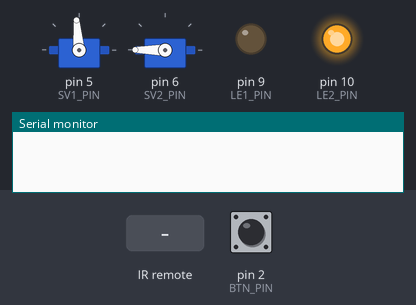
Simulated run of this sketch. Board: Arduino Uno, built with avr-gcc and run on an emulated ATmega328P. Shown: 2 × servo, output pins drawn as LEDs (lit = HIGH), the last lines printed to the serial monitor. The inputs (shaded band) are chosen by the test bench; at power-on: pin 2 (BTN_PIN) HIGH. Random numbers use the default seed unless the sketch sets one; the audio player accepts every command and is not drawn.

Above: at 4.7 s.
4.8 s: pin 2 (BTN_PIN) pulled LOW for 3.2 s
At 6.67 s:
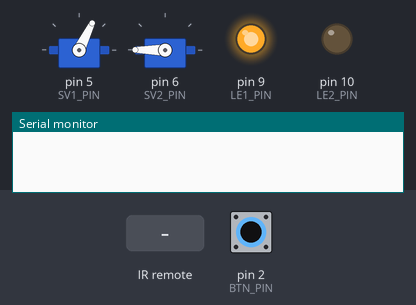
At 8.94 s:
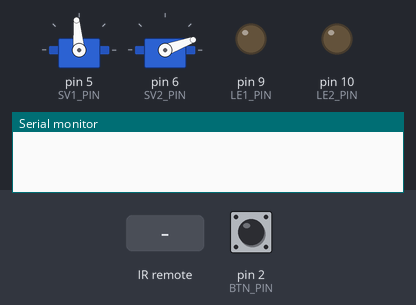
9.5 s: infrared code 0xFFFFFFFF received
12.5 s: pin 2 (BTN_PIN) pulled LOW for 1 s
At 14.12 s:
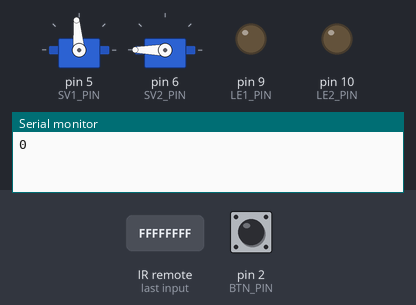
15.5 s: infrared code 0xFF629D received
18.5 s: infrared code 0xFFA857 received
Timing chart, 0 to 22.5 s (numbered marks = the images above; inputs shaded):
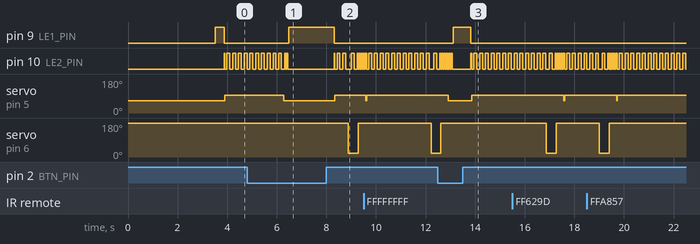

The sketch:

Useless_Box.ino
```cpp
#include "SoftwareSerial.h"
#include "DFRobotDFPlayerMini.h"
#include "IRremote.h"
#include "Servo.h"

// PIN CONFIG:

/*
   PWM: 3, 5, 6, 9, 10, and 11. Provide 8-bit PWM output with the analogWrite() function.
*/

// pin configuration:
const int BTN_PIN = 2;    // trigger button pin
const int SV1_PIN = 5;    // servo 1 (door) pin
const int SV2_PIN = 6;    // servo 2 (hand) pin
const int MRX_PIN = 8;    // mp3 RX pin
const int MTX_PIN = 7;    // mp3 TX pin
const int LE1_PIN = 9;    // led 1 (green) pin
const int LE2_PIN = 10;   // led 2 (red) pin
const int RCV_PIN = 12;   // IR receiver pin

// Remote Controller:

const long REMOTE_KEY_ANY = 0xFFFFFFFF;
const long REMOTE_KEY_UP = 0xFF629D;
const long REMOTE_KEY_DOWN = 0xFFA857;
const long REMOTE_KEY_LEFT = 0xFF22DD;
const long REMOTE_KEY_RIGHT = 0xFFC23D;
const long REMOTE_KEY_NUM_0 = 0xFF4AB5;
const long REMOTE_KEY_NUM_1 = 0xFF6897;
const long REMOTE_KEY_NUM_2 = 0xFF9867;
const long REMOTE_KEY_NUM_3 = 0xFFB04F;
const long REMOTE_KEY_NUM_4 = 0xFF30CF;
const long REMOTE_KEY_NUM_5 = 0xFF18E7;
const long REMOTE_KEY_NUM_6 = 0xFF7A85;
const long REMOTE_KEY_NUM_7 = 0xFF10EF;
const long REMOTE_KEY_NUM_8 = 0xFF38C7;
const long REMOTE_KEY_NUM_9 = 0xFF5AA5;
const long REMOTE_KEY_STAR = 0xFF42BD;
const long REMOTE_KEY_HASH = 0xFF52AD;
const long REMOTE_KEY_OK = 0xFF02FD;

IRrecv irrecv(RCV_PIN);
decode_results results;
long lastPressed;

enum BoxState {BOX_STATE_NONE, BOX_STATE_IDLE, BOX_STATE_ATTACK, BOX_STATE_DECAY, BOX_STATE_SUSTAIN, BOX_STATE_RELEASE };  // states enum
//const String NAMES[] = {"None", "Idle", "Attack", "Decay", "Sustain", "Release"};               // state names (used for debugging)

const int SV1_ANGLE1 = 64;                // chest closed angle
const int SV1_ANGLE2 = 95;                // chest opened angle
const int SV2_ANGLE1 = 220;               // hand closed angle
const int SV2_ANGLE2 = 20;                // hand opened angle

const int MUSIC_VOLUME = 15;              // music volume
const int MUSIC_DELAY_MIN = 300;          // min music delay
const int MUSIC_DELAY_MAX = 4000;         // max music delay

const bool debug = true;                  // debugger

BoxState currentState = BOX_STATE_IDLE;   // current state
BoxState lastState = BOX_STATE_NONE;      // last state
BoxState nextState = BOX_STATE_NONE;      // next state after reaching nextStamMS delay
bool changedState = false;                // true if state changed in this iteration
long startMS = millis();                  // start time in milliseconds
long stampMS = millis();                  // time stamp in milliseconds
long nextStampMS = 0;                     // delay in milliseconds until the next time stamp
int iterHigh = 0;                         // HIGH trigger button signal iterations counter
int iterHighTreshold = 500;               // HIGH trigger button threshold, after exceeding we know it is really HIGH
int folderNum = 1;                        // mp3 folder number
const int folderNumMax = 3;               // mp3 folder number max
int trackNum = 1;                         // mp3 track number from folderNum
const int trackNumMax = 9;                // mp3 track number max

Servo servo1;
Servo servo2;
SoftwareSerial mySoftwareSerial(MRX_PIN, MTX_PIN); // RX, TX
DFRobotDFPlayerMini player;

void initPins() {
  pinMode(BTN_PIN, INPUT_PULLUP);
  pinMode(LE1_PIN, OUTPUT);
  pinMode(LE2_PIN, OUTPUT);
  pinMode(SV1_PIN, OUTPUT);
  pinMode(SV2_PIN, OUTPUT);
  digitalWrite(LE1_PIN, LOW);
  digitalWrite(LE2_PIN, LOW);
}

void initServos() {
  servo1.attach(SV1_PIN);
  servo1.write(SV1_ANGLE1);
  servo2.attach(SV2_PIN);
  servo2.write(SV2_ANGLE1);
}

void initAudio() {
  mySoftwareSerial.begin(9600);
  player.begin(mySoftwareSerial);
  delay(3000);
  player.setTimeOut(600); //Set serial communictaion time out 500ms
  player.volume(MUSIC_VOLUME);  //Set volume value (0~30).
  player.EQ(DFPLAYER_EQ_NORMAL);
  player.outputDevice(DFPLAYER_DEVICE_SD);
}

void initRemote() {
  irrecv.enableIRIn(); // Start the receiver
  irrecv.blink13(true);
}

void logger(String msg) {
  if (debug) {
    Serial.println(msg);
  }
}
/*
String getState(State state) {
  return NAMES[state];
}
*/
void setup() {
  Serial.begin(115200);
//  logger("Setup Started.");
//  logger("Initializing Pins...");
  initPins();
//  logger("Initializing Audio...");
  initAudio();
//  logger("Initializing Servos...");
  initServos();
//  logger("Initializing Remote...");
  initRemote();
//  logger("Setup Finished.");
  //tests();
  changeState(500, BOX_STATE_IDLE);
}

void loop() {
  updateInputs();
  updateState();
  updateOutputs();
}

void playMusic(int folderNum, int trackNum) {
//  logger("Playing folder " + String(folderNum) + " track " + String(trackNum));
  //play specific mp3 in SD:/15/004.mp3; Folder Name(1~99); File Name(1~255)
  player.playFolder(folderNum, trackNum);
}

void stopMusic() {
  player.stop();
}

void volumeUp() {
  player.volumeUp();
}

void volumeDown() {
  player.volumeDown();
}

void increaseFolder() {
  folderNum = folderNum < folderNumMax ? folderNum + 1 : 1;
  delay(200);
  playMusic(folderNum, 2);
}

void decreaseFolder() {
  folderNum = folderNum > 1 ? folderNum - 1 : folderNumMax;
  delay(200);
  playMusic(folderNum, 2);
}

bool isBtnOFF() {
  return digitalRead(BTN_PIN) == LOW;
}

bool isBtnON() {
  return digitalRead(BTN_PIN) == HIGH;
}

void changeState(long delayMS, BoxState NS) {
  // create a timestamp
  stampMS = millis();
  nextStampMS = delayMS;
  nextState = NS;
}

long getStampMS() {
  // milliseconds from the last time stamp
  return millis() - stampMS;
}

long getCurrentMS() {
  // milliseconds from the start of the program
  return millis() - startMS;
}

bool getLedBeatState() {
  // 1 measure = 930 ms, 1 beat = 930 ms / 4 = 232 ms, 2 beats = 465 ms
  int measure = 930;
  int halfMeasure = measure / 2;
  int oneBeat = halfMeasure / 2;
  return getStampMS() % (halfMeasure / 2) > (oneBeat / 2);
}

bool getLedStroboState() {
  // 1 measure = 930 ms, 1 beat = 930 ms / 4 = 232 ms, 2 beats = 465 ms
  int measure = 930;
  int halfMeasure = measure / 2;
  int oneBeat = halfMeasure / 2;
  return getStampMS() % (halfMeasure / 6) > (oneBeat / 6);
}

int getLedFadeValue() {
  // output value range: 128-255
  int minAmp = 16;
  int maxAmp = 255;
  int amp = maxAmp - minAmp;
  long val = 0;
  // fullCycle = 1000 ms
  long fc = 3000;
  // halfCycle = 500 ms
  long hc = fc / 2;
  // extract current cycle value
  long ms = getStampMS() % fc;
  if (ms < hc) {
    // fadeIn
    val = minAmp + ms * amp / hc;
  } else {
    // fadeOut
    val = maxAmp - (ms - hc) * amp / hc;
  }
  //logger(String(ms) + " -> " + String(val));
  return val;
}

void updateState() {
  if (getStampMS() >= nextStampMS && nextState != BOX_STATE_NONE) {
    // change state after reaching next stamp ms delay
    currentState = nextState;
  }
  changedState = lastState != currentState;
  if (changedState) {
    // notice state change
//    logger("State " + getState(currentState));
    lastState = currentState;
  }
}

void updateInputs() {
  // remote controller:

  if (irrecv.decode(&results)) {
    if (results.value != REMOTE_KEY_ANY) {
      lastPressed = results.value;
    }
    Serial.println(lastPressed, HEX);

    switch (lastPressed) {
      case REMOTE_KEY_UP: // increase volume
        volumeUp();
        break;
      case REMOTE_KEY_DOWN: // decrease volume
        volumeDown();
        break;
      case REMOTE_KEY_LEFT: // decrease folder
        decreaseFolder();
        break;
      case REMOTE_KEY_RIGHT: // increase folder
        increaseFolder();
        break;
      case REMOTE_KEY_OK: // stop sound
        stopMusic();
        break;
      case REMOTE_KEY_HASH:
        break;
      case REMOTE_KEY_STAR:
        break;
    }

    irrecv.resume(); // Receive the next value
  }
  // trigger button:
  if (digitalRead(BTN_PIN) == HIGH) {
    iterHigh++;
    if (iterHigh > iterHighTreshold && (currentState == BOX_STATE_IDLE || currentState == BOX_STATE_RELEASE)) {
      currentState = BOX_STATE_ATTACK;
      nextState = BOX_STATE_ATTACK;
    }
  } else {
    iterHigh = 0;
  }
}

void updateOutputs() {
  switch (currentState) {
    case BOX_STATE_ATTACK: // opening the box, switched on, starting the music, red led flashing to the music:
      if (changedState) {
        changeState(random(MUSIC_DELAY_MIN, MUSIC_DELAY_MAX), BOX_STATE_DECAY);
        digitalWrite(LE1_PIN, LOW);
        digitalWrite(LE2_PIN, HIGH);
        trackNum = random(3, trackNumMax);
        playMusic(folderNum, trackNum);
        servo1.attach(SV1_PIN);
        servo1.write(SV1_ANGLE2);
      }
      digitalWrite(LE2_PIN, getLedBeatState() ? HIGH : LOW);
      break;
    case BOX_STATE_DECAY: // opening the hand, switched on, red led strobo
      if (changedState) {
        if (isBtnON()) { // if switch is still ON, than turn it off
          changeState(400, BOX_STATE_SUSTAIN);
          servo2.attach(SV2_PIN);
          servo2.write(SV2_ANGLE2);
        } else { // otherwise go to close box state
          changeState(100, BOX_STATE_RELEASE);
        }
      }
      digitalWrite(LE2_PIN, getLedBeatState() ? HIGH : LOW);
      break;
    case BOX_STATE_SUSTAIN: // closing the hand, switched off, red led strobo
      if (changedState) {
        changeState(300, BOX_STATE_RELEASE);
        servo2.write(SV2_ANGLE1);
      }
      digitalWrite(LE2_PIN, getLedStroboState() ? HIGH : LOW);
      break;
    case BOX_STATE_RELEASE: // closing the box, switched off, red led strobo
      if (changedState) {
        changeState(200, BOX_STATE_IDLE);
        servo1.attach(SV1_PIN);
        servo1.write(SV1_ANGLE1);
      }
      digitalWrite(LE2_PIN, getLedStroboState() ? HIGH : LOW);
      break;
    case BOX_STATE_IDLE: // box closed, hand closed, snorring sound, green led constant
    default:
      if (changedState) {
        digitalWrite(LE1_PIN, HIGH);
        digitalWrite(LE2_PIN, LOW);
        playMusic(folderNum, 1);
        servo1.detach();
        servo2.detach();
      }
      // fade in and out the green led
      analogWrite(LE1_PIN, getLedFadeValue());
  }
}
```

Measured:
- after the input at 4.8 s, pin 9 (LE1_PIN): LOW → HIGH after 1.7 s, → LOW 1.8 s later
- after the input at 12.5 s, pin 9 (LE1_PIN): LOW → HIGH after 0.62 s, → LOW 0.71 s later
